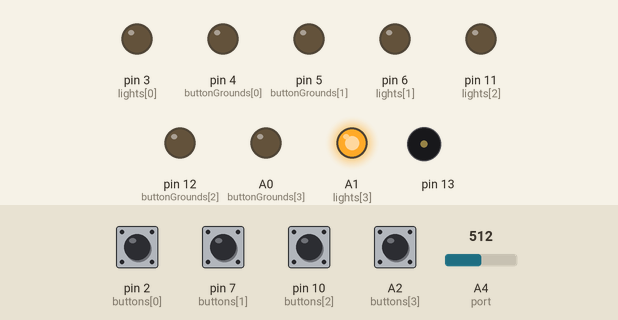
The sketch below on a simulated Arduino Uno, built with avr-gcc and run on an emulated ATmega328P. Parts: output pins drawn as LEDs (lit = HIGH), buzzer (waves = sounding). The test bench sets the inputs (shaded band); at power-on: A2 (buttons[3]), pin 2 (buttons[0]), pin 7 (buttons[1]), pin 10 (buttons[2]) HIGH, A4 (port) = 512. Random numbers use the default seed unless the sketch sets one.

Above: at 1.8 s.
1.9 s: A2 (buttons[3]) pulled LOW for 0.15 s
At 3.3 s:
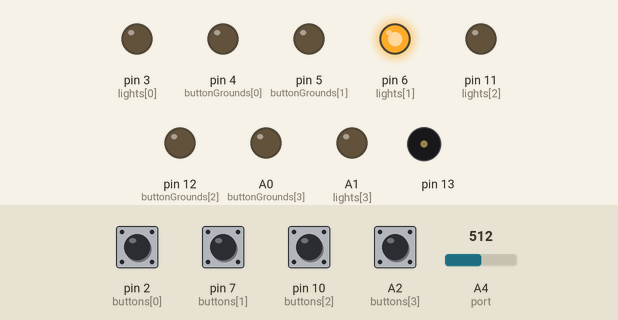
3.6 s: pin 7 (buttons[1]) pulled LOW for 1 s
At 4.9 s:
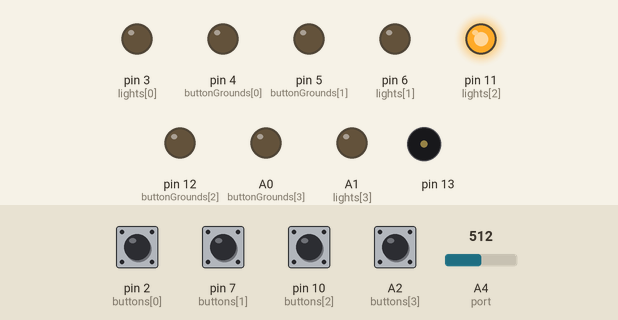
6.1 s: pin 10 (buttons[2]) pulled LOW for 0.15 s
At 6.2 s:
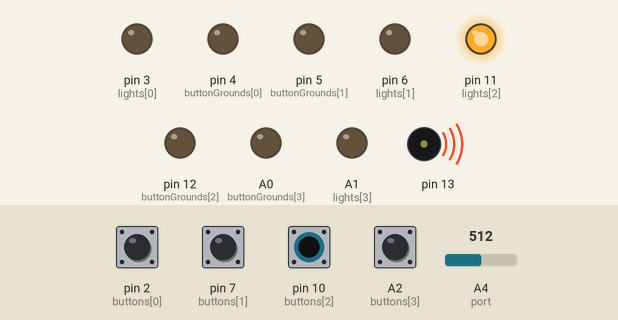
7.8 s: pin 10 (buttons[2]) pulled LOW for 1 s
At 9.1 s:
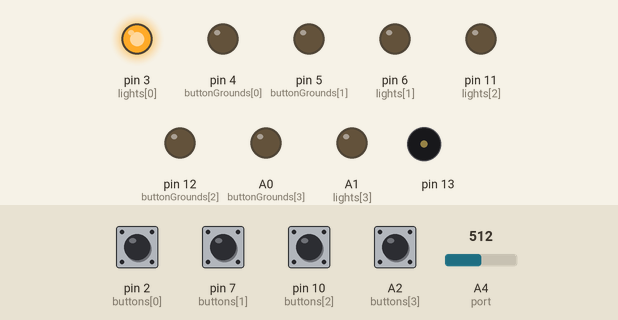
10.3 s: pin 2 (buttons[0]) pulled LOW for 0.15 s
At 10.4 s:
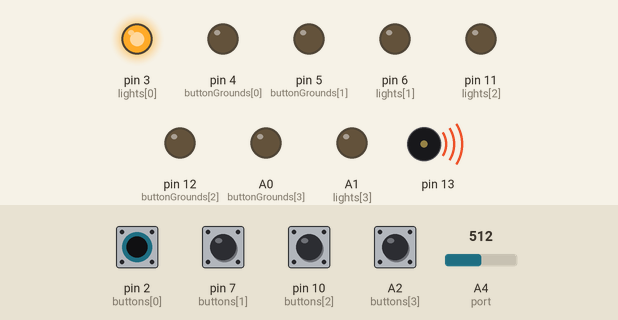
12.0 s: pin 2 (buttons[0]) pulled LOW for 1 s
At 13.5 s:
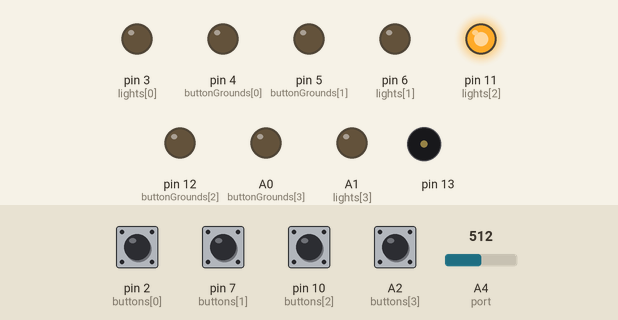
Timing chart, 0 to 15.0 s (numbered marks = the images above; inputs shaded):
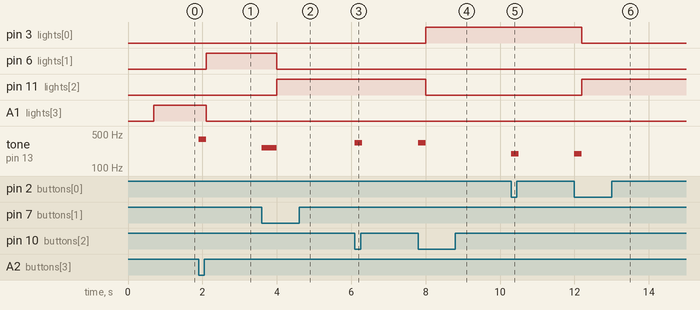

Measured:
- after the input at 1.9 s, pin 6 (lights[1]): LOW → HIGH after 0.20 s; A1 (lights[3]): HIGH → LOW after 0.20 s; tone on pin 13: silent → 392 Hz at once, → silent 0.20 s later
- after the input at 3.6 s, pin 6 (lights[1]): HIGH → LOW after 0.40 s; pin 11 (lights[2]): LOW → HIGH after 0.40 s; tone on pin 13: silent → 262 Hz at once, → silent 0.40 s later
- after the input at 6.1 s, tone on pin 13: silent → 330 Hz at once, → silent 0.20 s later
- after the input at 7.8 s, pin 3 (lights[0]): LOW → HIGH after 0.20 s; pin 11 (lights[2]): HIGH → LOW after 0.20 s; tone on pin 13: silent → 330 Hz at once, → silent 0.20 s later
- after the input at 10.3 s, tone on pin 13: silent → 196 Hz at once, → silent 0.20 s later
- after the input at 12.0 s, pin 3 (lights[0]): HIGH → LOW after 0.20 s; pin 11 (lights[2]): LOW → HIGH after 0.20 s; tone on pin 13: silent → 196 Hz at once, → silent 0.20 s later

The sketch:

Memory01BabyGame.ino
```cpp
#include <rtttl.h>

#define NUMPADS 4
int buttons[] = {2,7,10,A2};
int buttonGrounds[] = {4,5,12,A0};
int lights[] = {3,6,11,A1};

unsigned long beepLength = 200;

ProgmemPlayer tonePlayer(13);
int tones[] = {NOTE_G3, NOTE_C4, NOTE_E4, NOTE_G4};

void setup(){
  randomSeed(seedOut(32));
  initPins();
}

void loop(){
  int targetPin = rand4(); //choose a random number from 0-3
  darkenPads(); //turn off all lights
  lightPad(targetPin); //light the chosen pad
  while(getPadPressed()!=targetPin){ //wait for the chosen pad to be pushed
    delay(1);
  }
  tonePlayer.beep(tones[targetPin],beepLength); //play the beep
  while(tonePlayer.pollBeep()){ //wait for it to finish
    delay(1);
  }
}

void initPins(){
  for(int padIdx = 0; padIdx < NUMPADS; padIdx++){
    //softwire buttons
    pinMode(buttons[padIdx], INPUT); //choose one end of button as pull-up
    digitalWrite(buttons[padIdx], HIGH); //configure pull-up resistors
    pinMode(buttonGrounds[padIdx], OUTPUT); //choose the other end as pull-down
    digitalWrite(buttonGrounds[padIdx], LOW); //make sure other end acts as ground
    //softwire lights
    pinMode(lights[padIdx],OUTPUT);
  }
}

int getPadPressed(){
	for(int padIdx = 0; padIdx < NUMPADS; padIdx++){
		if(digitalRead(buttons[padIdx]) == LOW){
			return padIdx;
		}
	}
	return -1;
}

void lightPad(int padIdx){
	digitalWrite(lights[padIdx], HIGH);
}

void lightenPads(){
	for(int padIdx = 0; padIdx < NUMPADS; padIdx++){
		digitalWrite(lights[padIdx], HIGH);
	}
}

void darkenPads(){
	for(int padIdx = 0; padIdx < NUMPADS; padIdx++){
		digitalWrite(lights[padIdx], LOW);
	}
}

void flashSong(){
  flashSong(true);
}

void flashSong(bool cycle){
  bool wasSilent = true;
  bool isSilent = true;
  int flashPad = 0;
  while(tonePlayer.pollSong()){ //keep stepping through the song
    isSilent = tonePlayer.isSilent();
    if(isSilent != wasSilent){ //step has begun - either note or rest
      darkenPads();
      if(!isSilent){ //note is playing
        if(cycle){
          lightPad(flashPad++ % NUMPADS);
        }
        else{
          lightenPads();
        }
      }
    }
    wasSilent = isSilent;
  }
  darkenPads();
}

/** Drawing on commentary at http://citeseer.ist.psu.edu/viewdoc/download;jsessionid=4F8F207F726CB56B4630F8155F748256?doi=10.1.1.53.3686&rep=rep1&type=pdf and
* http://stackoverflow.com/questions/8569113/why-1103515245-is-used-in-rand which mentions "The high order 16 bits are acceptable" in the basic libc C rand function
*/
int rand4(){
  return random(4);
}

/** Randomness functions from http://www.utopiamechanicus.com/article/arduino-better-random-numbers/ */

unsigned int bitOut(void)
{
  static unsigned long firstTime=1, prev=0;
  unsigned long bit1=0, bit0=0, x=0, port=4, limit=99;
  if (firstTime)
  {
    firstTime=0;
    prev=analogRead(port);
  }
  while (limit--)
  {
    x=analogRead(port);
    bit1=(prev!=x?1:0);
    prev=x;
    x=analogRead(port);
    bit0=(prev!=x?1:0);
    prev=x;
    if (bit1!=bit0)
      break;
  }
  return bit1;
}

unsigned long seedOut(unsigned int noOfBits)
{
  // return value with 'noOfBits' random bits set
  unsigned long seed=0;
  for (int i=0;i<noOfBits;++i)
    seed = (seed<<1) | bitOut();
  return seed;
}
```
